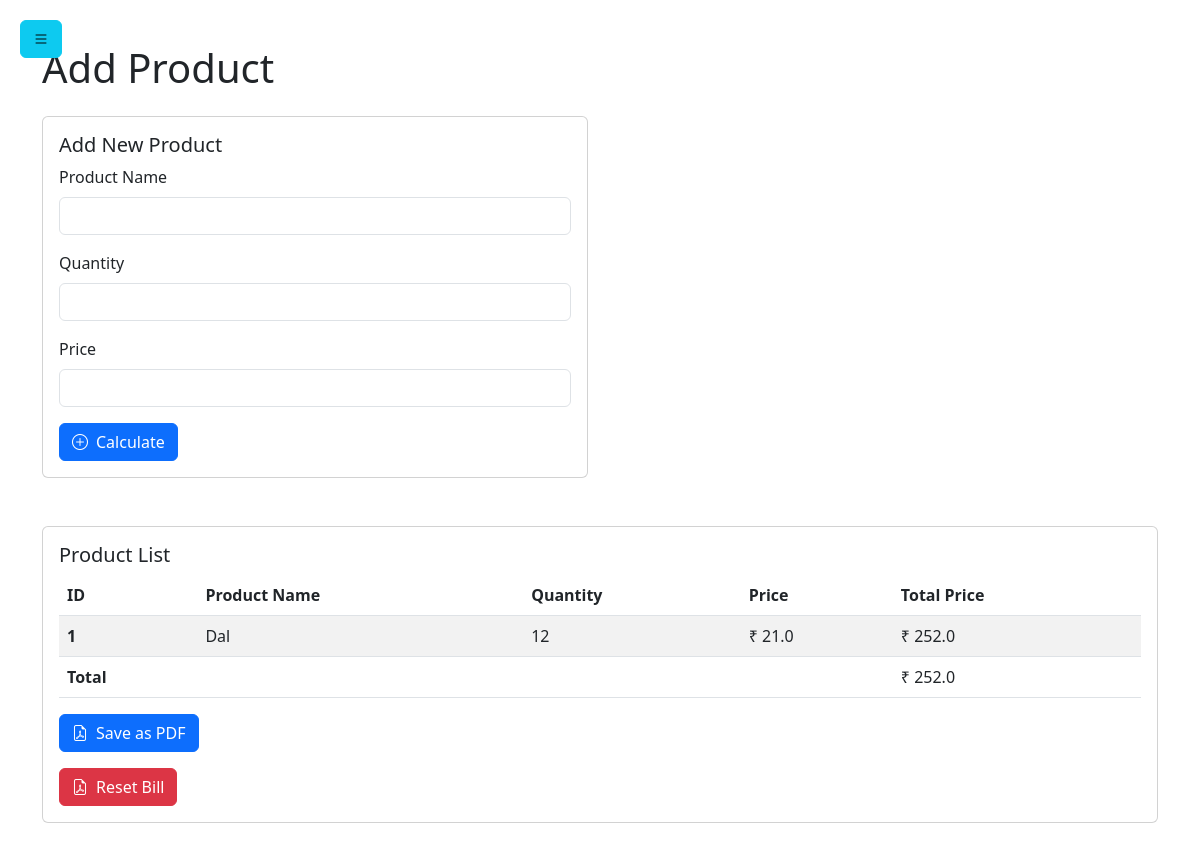
/create_bill/, run on an earlier commit of the app's database.
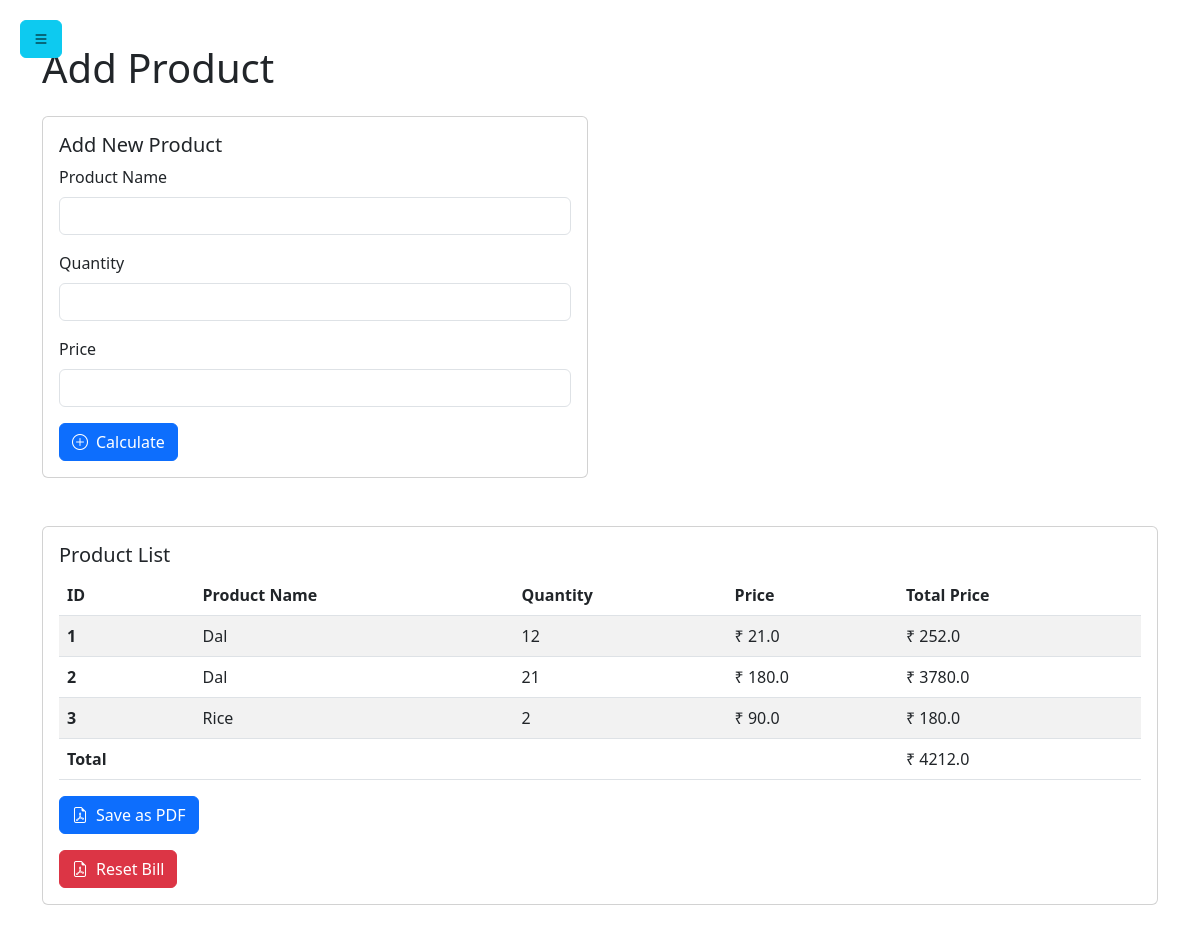
And on a later commit of the database.
### Bill/models.py (models this page shows)
class Product_Bill(models.Model):
    Name = models.CharField(max_length=200)
    Quantity = models.IntegerField(null=False, blank=False)
    Price = models.FloatField(null=False, blank=False)
    Total_price = models.FloatField(null=False)

### Bill/views.py (the view, shortened to what this page needs)
# urls.py: path('create_bill/',create_Bill,name='create_bill'),
def create_Bill(request):
    qset = Product_Bill.objects.all()
    total = sum(item.Price * item.Quantity for item in qset)
    context = {'Product_Bill': qset, 'total': total}
    return render(request, "Bills/create_bill.html", context)

### Bill/templates/Bills/create_bill.html (shortened to what this page needs)
{% extends "base.html" %}
{% block content %}
<h1 class="mb-4">Add Product</h1>
<div class="row">
    <div class="col-md-6 mb-4">
        <div class="card">
            <div class="card-body">
                <h5 class="card-title">Add New Product</h5>
                <form id="addProductForm" method="post">
                    <div class="mb-3">
                        <label for="productName" class="form-label">Product Name</label>
                        <input type="text" class="form-control" name="Product" id="productName" required>
                    </div>
                    <div class="mb-3">
                        <label for="productQuantity" class="form-label">Quantity</label>
                        <input type="number" class="form-control" name="Quantity" id="productQuantity" step="1" min="1" required>
                    </div>
                    <div class="mb-3">
                        <label for="productPrice" class="form-label">Price</label>
                        <input type="number" class="form-control" name="Price" id="productPrice" step="0.01" min="0" required>
                    </div>
                    <button type="submit" class="btn btn-primary">
                        <i class="bi bi-plus-circle me-2"></i>Calculate
                    </button>
                </form>
            </div>
        </div>
    </div>
</div>
<div class="row mt-4">
    <div class="col-12">
        <div class="card">
            <div class="card-body">
                <h5 class="card-title">Product List</h5>
                <div class="table-responsive">
                    <table class="table table-striped table-hover" id="productTable">
                        <thead>
                            <tr>
                                <th>ID</th>
                                <th>Product Name</th>
                                <th>Quantity</th>
                                <th>Price</th>
                                <th>Total Price</th>
                            </tr>
                        </thead>
                        <tbody>
                            {% for items in Product_Bill %}
                            <tr>
                                <th>{{forloop.counter}}</th>
                                <td>{{items.Name}}</td>
                                <td>{{items.Quantity}}</td>
                                <td>₹ {{items.Price}}</td>
                                <td>₹ {{items.Total_price}}</td>
                            </tr>
                            {% endfor %}
                            <tr>
                                <th>Total</th>
                                <td colspan="3"></td>
                                <td>₹ {{total}} </td>
                            </tr>
                        </tbody>
                    </table>
                    <form method="post" action="{% url 'create_bill' %}">
                        <button type="submit" class="btn btn-primary">
                            <i class="bi bi-file-earmark-pdf me-2"></i>Save as PDF
                        </button>
                    </form>
                    <form method="post" action="{% url 'delete_bill' %}">
                        <button type="submit" class="btn btn-danger mt-3">
                            <i class="bi bi-file-earmark-pdf me-2"></i>Reset Bill
                </div>
            </div>
        </div>
    </div>
</div>
{% endblock %}

What changed in the data, as far as the page shows it:
added Product_Bill: Name "Dal", Quantity "21", Price "180.0", Total_price "3780.0"
added Product_Bill: Name "Rice", Quantity "2", Price "90.0", Total_price "180.0"
Also different on the page:
{{ total }}: "252.0" → "4212.0"
